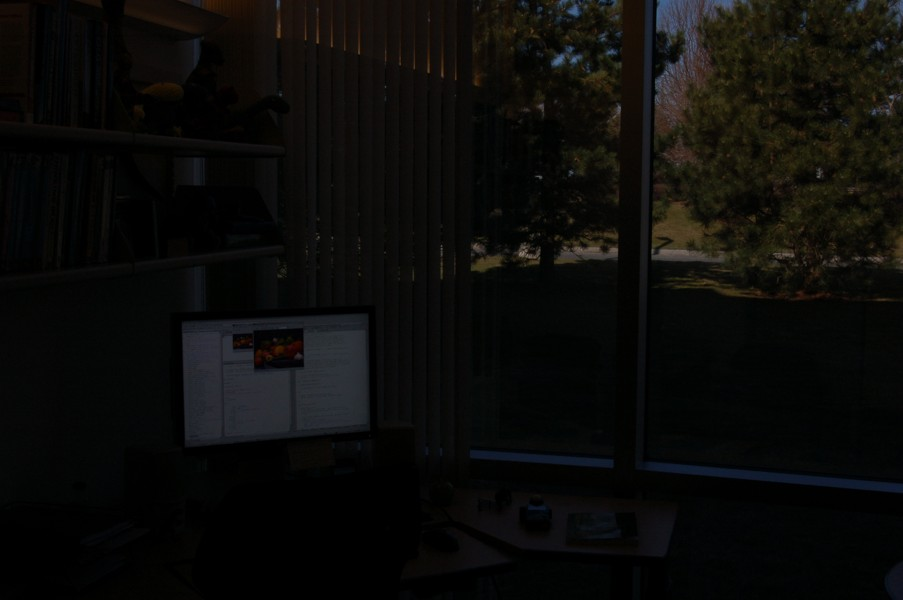
#> input picture images/jpg/office_1.jpg, 903 x 600 px, found by its file name
$ python 01_gamma_correction.py
#> lines starting #> are read from the running program, lines starting #| are printed output that depends on the picture; after the words box and inside, x2 and y2 are one past the last pixel; in counts of white or black regions, pixels touching at a corner belong together
from PIL import Image
import numpy as np
import matplotlib.pyplot as plt
import math

# # GRAY-LEVEL TRANSFORMS
im = np.array(Image.open('./images/jpg/office_1.jpg').convert('L'))
im2 = 255 - im #invert image
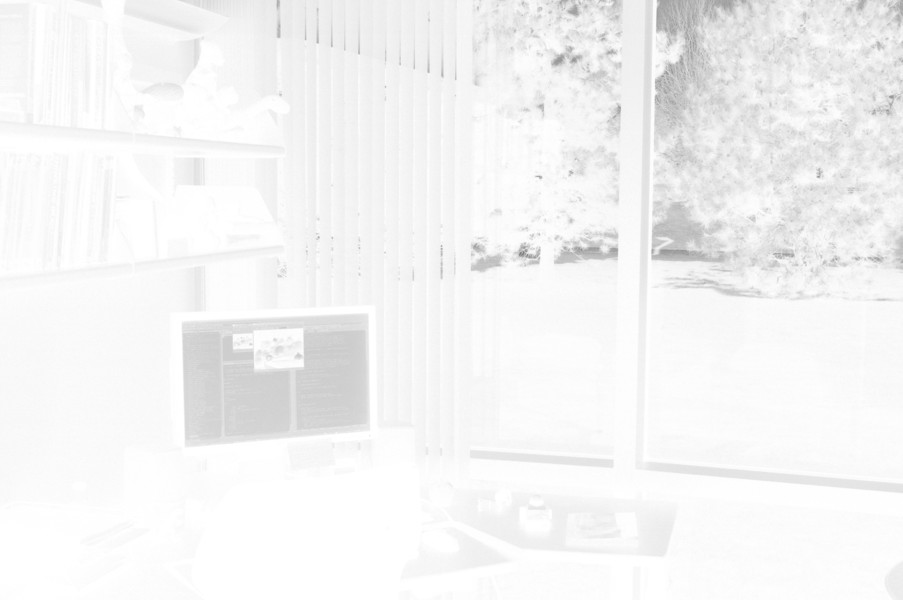
#> im2: shape (600, 903); min 122, max 255, mean 243.9
im3 = (100.0/255) * im + 100 #clamp to interval 100...200
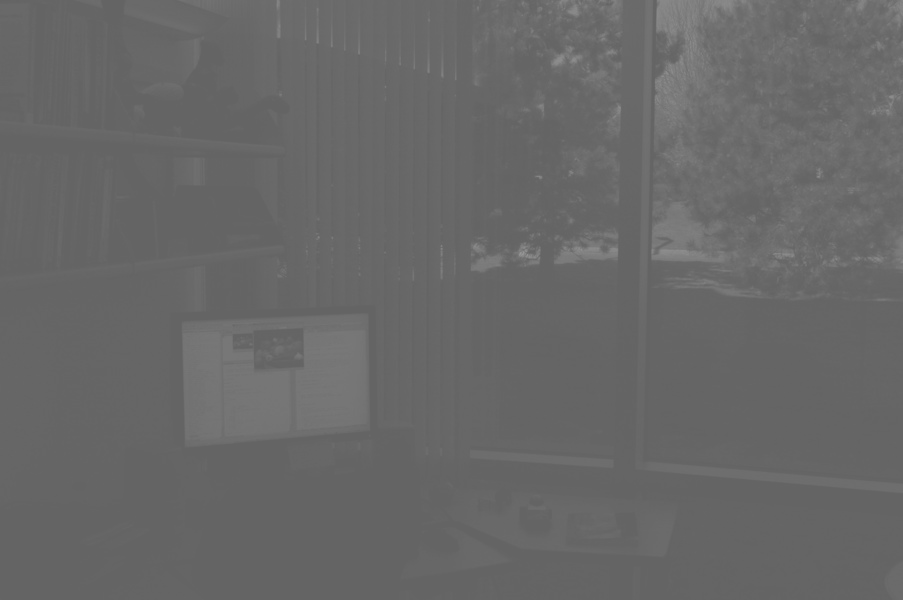
#> im3: shape (600, 903) float64; min 100, max 152.2, mean 104.4

im4 = 255.0 * (im/255.0)**0.4 #squared
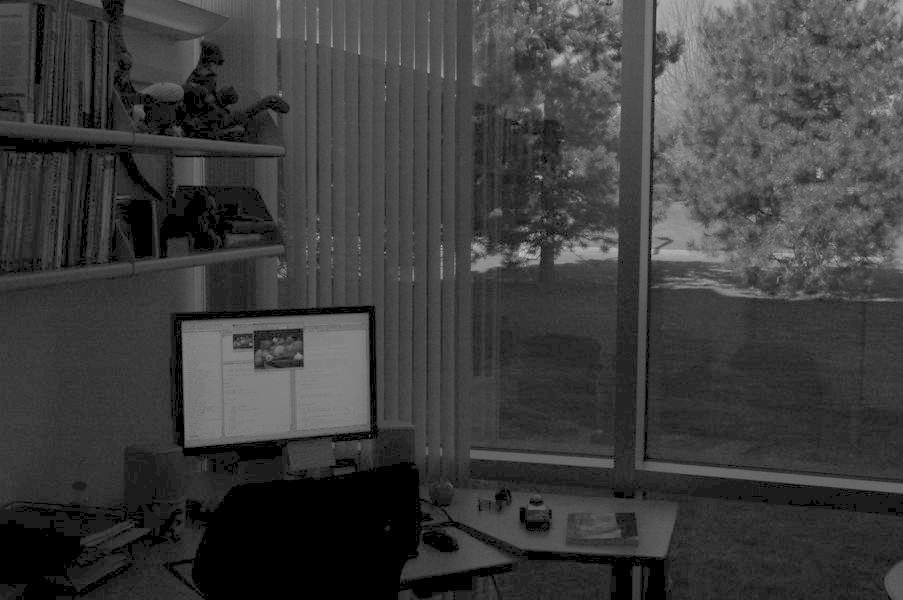
#> im4: shape (600, 903) float64; min 0, max 196.5, mean 61.2

im5 = 255*(im >= 50) #thresholded
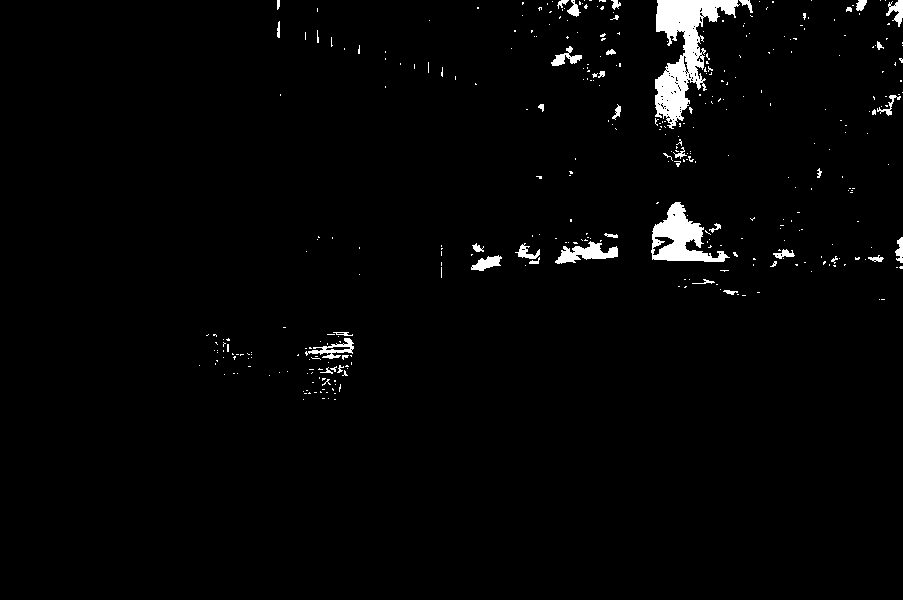
#> im5: shape (600, 903) int64; 2.1% white; 373 white regions (332 under 20 px), largest, box (x1, y1, x2, y2) and area: (655, 0, 740, 129) 4393, (651, 202, 730, 262) 2124, (555, 241, 618, 264) 709
im6 = im
mask = im < 10
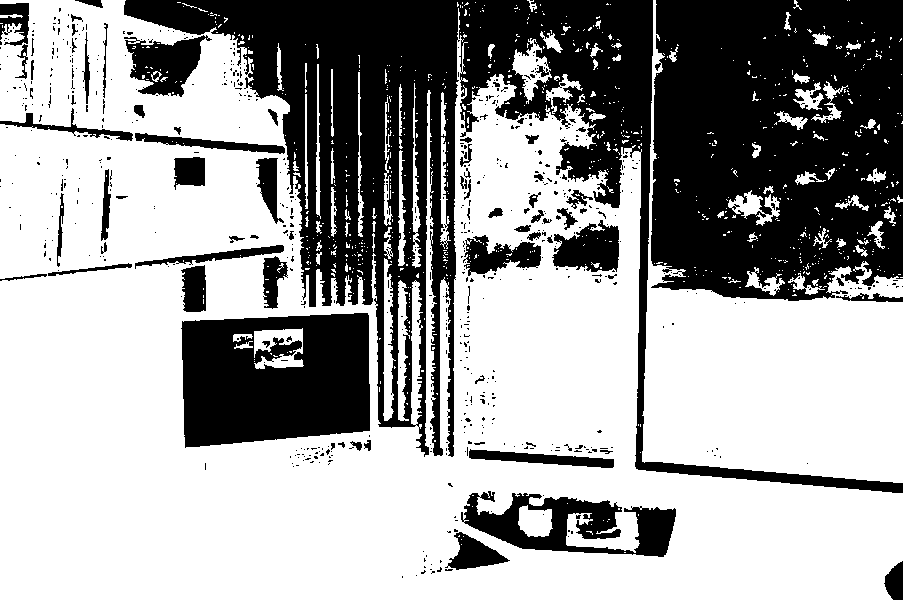
#> mask: shape (600, 903) bool; 63% white; 695 black regions (618 under 20 px), largest, box (x1, y1, x2, y2) and area: (124, 0, 903, 493) 81986, (651, 0, 903, 301) 66485, (181, 313, 370, 448) 21380
im6[mask]=0

im_trans = np.concatenate((im, im4), axis=1)
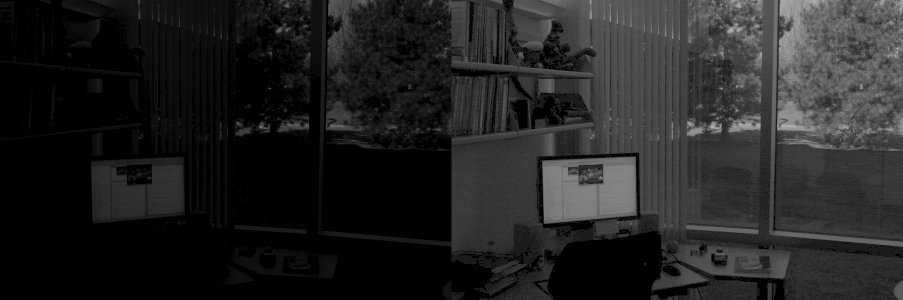
#> im_trans: shape (600, 1806) float64 (shown at 1/2 size); min 0, max 196.5, mean 34.9

imgplot = plt.imshow(im_trans, cmap='gray')
plt.show()
